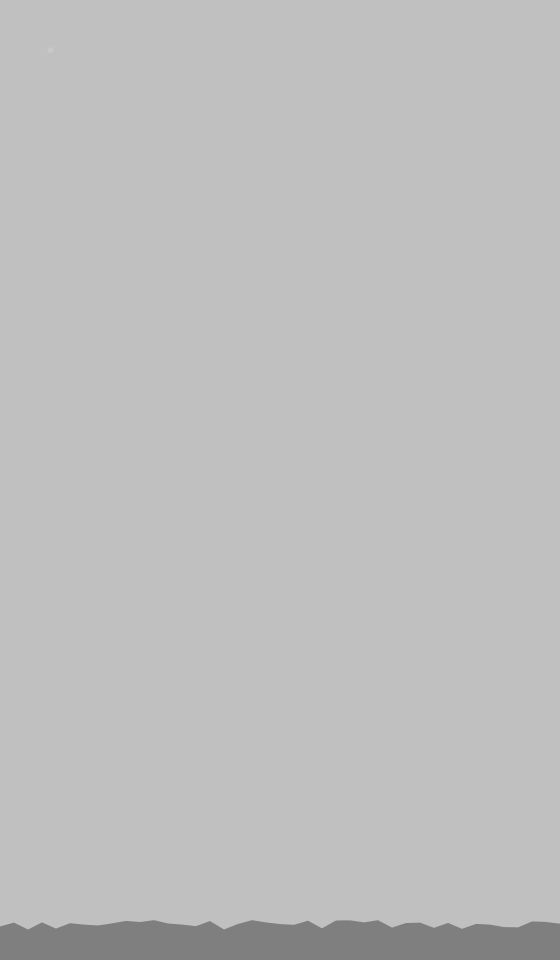
Frame 1 (no input)
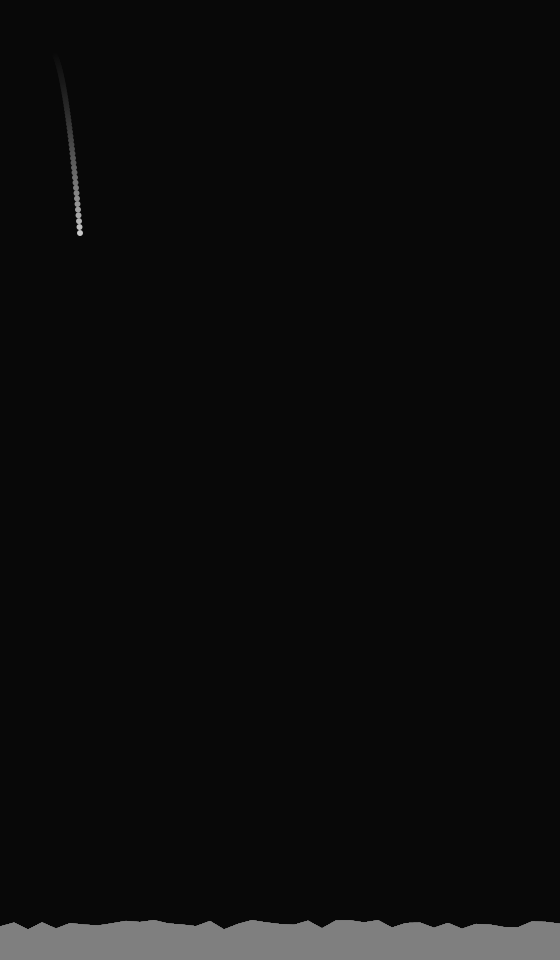
Frame 60 (the mouse pressed at the canvas centre just before this capture)
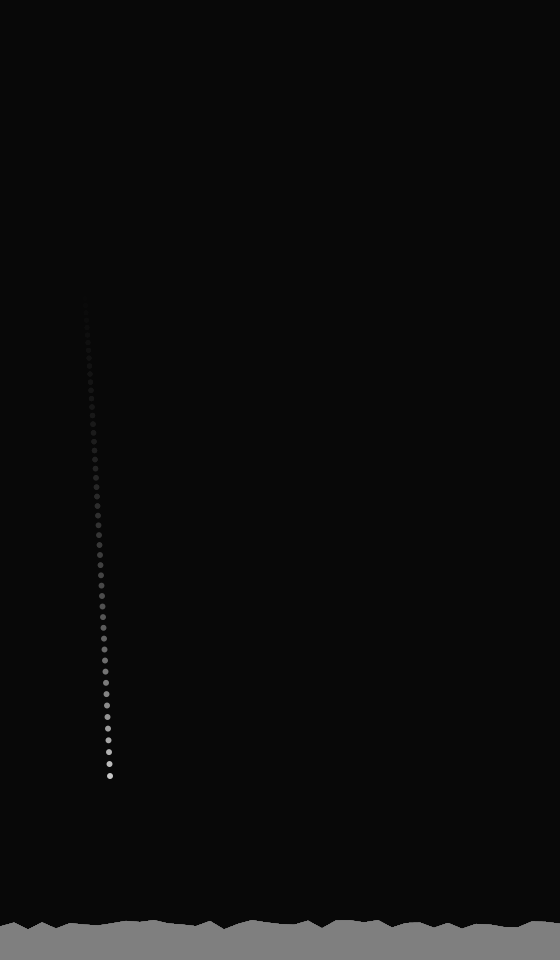
Frame 120 (the mouse held since frame 60 and released just before this capture)

The Processing sketch that drew these frames (run headless with seeded random() and noise(); from frame 60 on, the mouse is pressed at the canvas centre):

// Processing sketch: processing_100199
// ── processing_100199.pde

/**
 * Non-orthogonal Collision with Multiple Ground Segments 
 * by Ira Greenberg. 
 * 
 * Based on Keith Peter's Solution in
 * Foundation Actionscript Animation: Making Things Move!
 */

Orb orb;
PVector velocity;
float gravity = .1, damping = 1.0;
int segments = 40;
Ground[] ground = new Ground[segments];
float[] peakHeights = new float[segments+1];

void setup(){
  size(560, 960);
  orb = new Orb(50, 50, 3);
  velocity = new PVector(.5, 0);

  // Calculate ground peak heights 
  for (int i=0; i<peakHeights.length; i++){
    peakHeights[i] = random(height-40, height-30);
  }

  /* Float value required for segment width (segs)
   calculations so the ground spans the entire 
   display window, regardless of segment number. */
  float segs = segments;
  for (int i=0; i<segments; i++){
    ground[i]  = new Ground(width/segs*i, peakHeights[i],
    width/segs*(i+1), peakHeights[i+1]);
  }
}


void draw(){
  // Background
  noStroke();
  fill(0, 15);
  rect(0, 0, width, height);

  // Move orb
  orb.x += velocity.x;
  velocity.y += gravity;
  orb.y += velocity.y;

  // Draw ground
  fill(127);
  beginShape();
  for (int i=0; i<segments; i++){
    vertex(ground[i].x1, ground[i].y1);
    vertex(ground[i].x2, ground[i].y2);
  }
  vertex(ground[segments-1].x2, height);
  vertex(ground[0].x1, height);
  endShape(CLOSE);

  // Draw orb
  noStroke();
  fill(200);
  ellipse(orb.x, orb.y, orb.r*2, orb.r*2);

  // Collision detection
  checkWallCollision();
  for (int i=0; i<segments; i++){
    checkGroundCollision(ground[i]);
  }
}


void checkWallCollision(){
  if (orb.x > width-orb.r){
    orb.x = width-orb.r;
    velocity.x *= -1;
    velocity.x *= damping;
  } 
  else if (orb.x < orb.r){
    orb.x = orb.r;
    velocity.x *= -1;
    velocity.x *= damping;
  }
}


void checkGroundCollision(Ground groundSegment) {

  // Get difference between orb and ground
  float deltaX = orb.x - groundSegment.x;
  float deltaY = orb.y - groundSegment.y;

  // Precalculate trig values
  float cosine = cos(groundSegment.rot);
  float sine = sin(groundSegment.rot);

  /* Rotate ground and velocity to allow 
   orthogonal collision calculations */
  float groundXTemp = cosine * deltaX + sine * deltaY;
  float groundYTemp = cosine * deltaY - sine * deltaX;
  float velocityXTemp = cosine * velocity.x + sine * velocity.y;
  float velocityYTemp = cosine * velocity.y - sine * velocity.x;

  /* Ground collision - check for surface 
   collision and also that orb is within 
   left/rights bounds of ground segment */
  if (groundYTemp > -orb.r &&
    orb.x > groundSegment.x1 &&
    orb.x < groundSegment.x2 ){
    // keep orb from going into ground
    groundYTemp = -orb.r;
    // bounce and slow down orb
    velocityYTemp *= -1.0;
    velocityYTemp *= damping;
  }

  // Reset ground, velocity and orb
  deltaX = cosine * groundXTemp - sine * groundYTemp;
  deltaY = cosine * groundYTemp + sine * groundXTemp;
  velocity.x = cosine * velocityXTemp - sine * velocityYTemp;
  velocity.y = cosine * velocityYTemp + sine * velocityXTemp;
  orb.x = groundSegment.x + deltaX;
  orb.y = groundSegment.y + deltaY;
}
class Ground {
  float x1, y1, x2, y2;  
  float x, y, len, rot;

  // Default constructor
  Ground(){
  }

  // Constructor
  Ground(float x1, float y1, float x2, float y2) {
    this.x1 = x1;
    this.y1 = y1;
    this.x2 = x2;
    this.y2 = y2;
    x = (x1+x2)/2;
    y = (y1+y2)/2;
    len = dist(x1, y1, x2, y2);
    rot = atan2((y2-y1), (x2-x1));
  }
}
class Orb{
  float x, y, r;

  // Default constructor
  Orb() {
  }

  Orb(float x, float y, float r) {
    this.x = x;
    this.y = y;
    this.r = r;
  }
}
